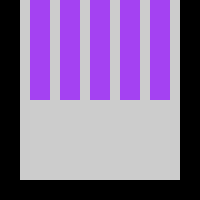
Frame 1 (no input)
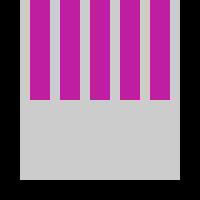
Frame 60 (the mouse pressed at the canvas centre just before this capture)
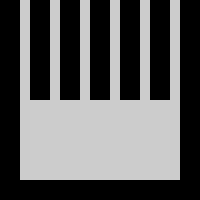
Frame 120 (the mouse held since frame 60 and released just before this capture)

The Processing sketch that drew these frames (run headless with seeded random() and noise(); from frame 60 on, the mouse is pressed at the canvas centre):

// Processing sketch: processing_91641
// ── processing_91641.pde

int[] shapes = {20,50,80,110,140};
int r,g,b;

void setup()
{
  size(200,200);
  smooth();
  noStroke();
}
 
void draw()
{
  r=(int)random(255);
  g=(int)random(255);
  b=(int)random(255);
  for (int i =0; i < shapes.length; i++)
  {
    if(mouseX < 20 || mouseX > width-20 || mouseY > height - 20)
    fill(r,g,b);
    else fill(0,0,0); 
    rect(shapes[i]+10,0,20,100);
  }
  black();
}
 
void black()
{
  fill(0);
  rect(0,0,20,height);
  rect(0,height-20,width,20);
  rect(width-20,0,height,height);
}
